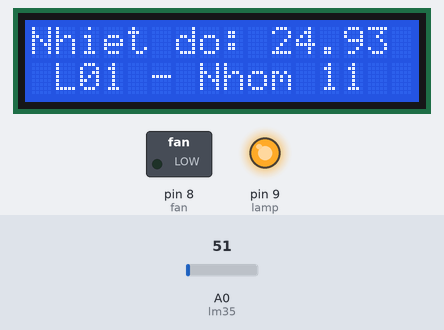
The sketch below on a simulated Arduino Uno, built with avr-gcc and run on an emulated ATmega328P. Shown: 16×2 character LCD, switched loads named in the sketch (green lamp = pin HIGH), output pins drawn as LEDs (lit = HIGH). The inputs (shaded band) are chosen by the test bench; at power-on: A0 (lm35) = 51.

Above: at 1.2 s.
1.3 s: A0 (lm35) set to 56
At 2.1 s:
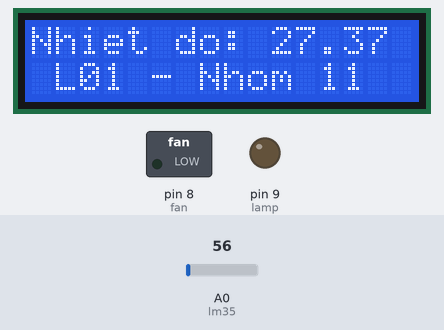
3.0 s: A0 (lm35) set to 71
At 3.7 s:
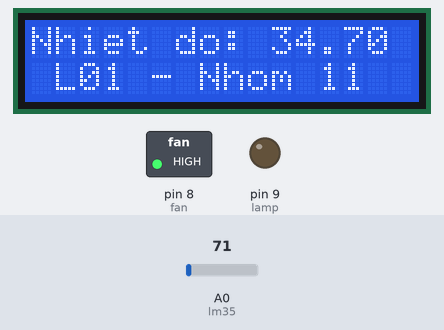
4.5 s: A0 (lm35) set to 61
At 5.4 s:
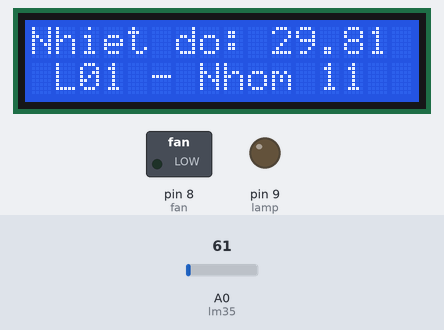
Timing chart, 0 to 7.5 s (numbered marks = the images above; inputs shaded):
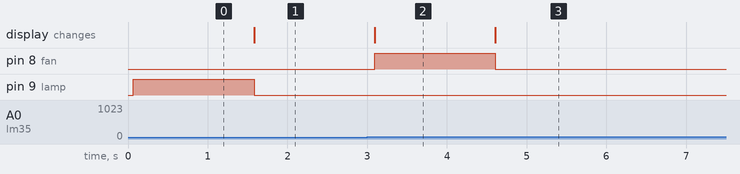

The sketch:

Source_code_IDE.ino
```cpp
#include <LiquidCrystal.h>
//LiquidCrystal lcd (RS, EN, D4, D5, D6, D7 );
  LiquidCrystal lcd (2 ,  3,  4,  5,  6,  7 );


float lm35 = A0 ;
int fan = 8;
int lamp = 9 ;
void setup() {
 lcd.begin(16, 2);
 pinMode(fan, OUTPUT);
 pinMode(lamp, OUTPUT);
 pinMode(lm35, INPUT);
}

void loop() {
    float t = analogRead(lm35);
    float temp1 = t*5/1023;
    float temp = temp1 * 100 ;

    lcd.setCursor(0,0);
    lcd.print("Nhiet do: ");
    lcd.print(temp);
    lcd.setCursor(0,1);
    lcd.print(" L01 - Nhom 11");
    if ( temp >= 30 )
        {
          digitalWrite(fan, HIGH);
          digitalWrite(lamp, LOW);
        }
    if  (temp <= 27 )
        {
          digitalWrite(lamp, HIGH);
          digitalWrite(fan, LOW);
        }
    if  ( temp < 30 && temp > 27 )
        {
          digitalWrite(lamp, LOW);
          digitalWrite(fan, LOW);
        }

    delay(500);
}
```

Measured:
- the behaviour switches between 55 and 56 on A0 (lm35) (found by bisection; images 0 and 1)
- after the input at 1.3 s, pin 9 (lamp): HIGH → LOW after 0.28 s; the display: changes after 0.28 s (image 1)
- after the input at 3.0 s, pin 8 (fan): LOW → HIGH after 0.09 s; the display: changes after 0.09 s (image 2)
- after the input at 4.5 s, pin 8 (fan): HIGH → LOW after 0.11 s; the display: changes after 0.11 s (image 3)
